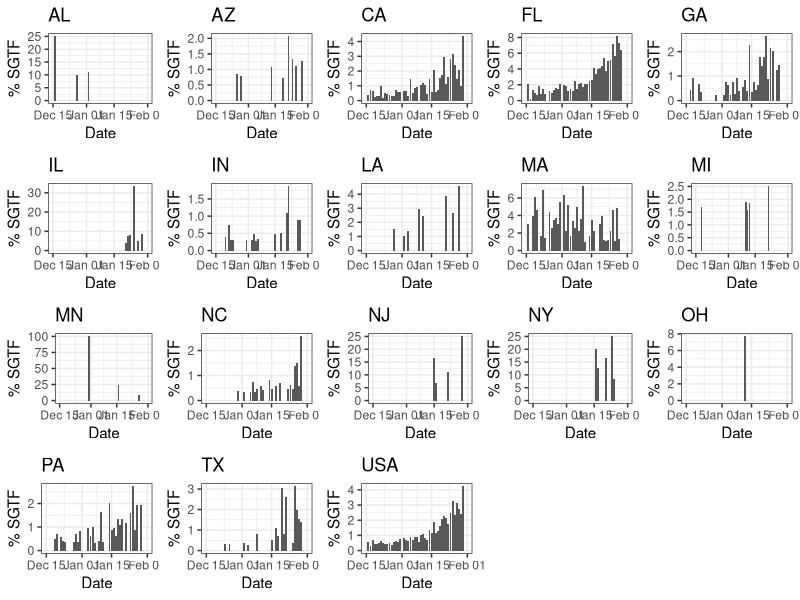
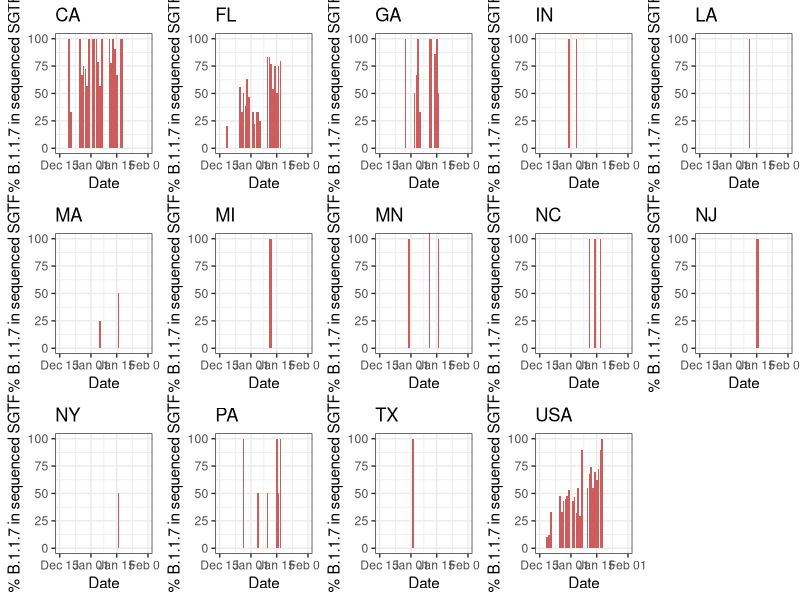

These figures' R source, in order: (Note: this script raises an error after producing the figures.)
library(tidyverse)
library(lubridate)
library(zoo)
library(gridExtra)
library(sf)

## Combine sequencing and testing data
helix_b117 <- read_tsv("../data/covid_baseline_for_b117_paper.20210127_update.txt") %>%
    select(state, collection_date, n_b117, n_sgtf_seq)

helix_sgtf <- read_tsv("../data/covid_baseline_for_b117_paper.20210201_klados20211029_phyloseq.txt") %>%
    select(state, collection_date, n, n_sgtf)

helix_metadata <- left_join(helix_sgtf, helix_b117, by=c("state", "collection_date"))


tmp <- helix_metadata %>%
    group_by(collection_date) %>%
    summarise(n_sgtf = sum(n_sgtf), n = sum(n)) %>%
    mutate(state = "USA")

tmp <- bind_rows(tmp, helix_metadata)
states_gt_500 <- tmp %>% group_by(state) %>% summarise(n = sum(n), n_sgtf = sum(n_sgtf)) %>% filter(n > 500 & n_sgtf > 0) %>% select(state) %>% as_vector()

p <- tmp %>%
    mutate(
        sgtf_pct = (n_sgtf/n) * 100
    ) %>%
    filter(state %in% states_gt_500) %>%
    group_by(state) %>%
    group_map(~{
        .x %>%
            ggplot(aes(collection_date, sgtf_pct)) + geom_col() + theme_bw() + ggtitle(.y) + ylab("% SGTF") + xlab("Date") +
            scale_x_date(limits=c(as.Date("2020-12-15"), as.Date("2021-02-01")))
    })
pdf("../plots/sgtf_drop_all_states.pdf", w = 15, h =12)
do.call("grid.arrange", c(p, ncol=5))
dev.off()

tmp <- helix_metadata %>%
    group_by(collection_date) %>%
    summarise(n_b117 = sum(n_b117, na.rm=TRUE), n_sgtf_seq = sum(n_sgtf_seq, na.rm=TRUE), n =sum(n, na.rm=TRUE)) %>%
    mutate(state = "USA")

tmp <- bind_rows(tmp, helix_metadata)
states_gt_500 <- tmp %>% group_by(state) %>% summarise(n = sum(n, na.rm=TRUE), n_sgtf_seq = sum(n_sgtf_seq, na.rm=TRUE), n_b117 = sum(n_b117, na.rm=TRUE)) %>% filter(n > 500 & n_sgtf_seq > 0 & n_b117 > 0) %>% select(state) %>% as_vector()

p <- tmp %>%
    mutate(
        b117_sgtf_pct = (n_b117/n_sgtf_seq) * 100
    ) %>%
    filter(state %in% states_gt_500) %>%
    group_by(state) %>%
    group_map(~{
        .x %>%
            ggplot(aes(collection_date, b117_sgtf_pct)) + geom_col(fill="indianred") + theme_bw() + ylab("% B.1.1.7 in sequenced SGTF") + xlab("Date") + ggtitle(.y) +             scale_x_date(limits=c(as.Date("2020-12-15"), as.Date("2021-02-01"))) + scale_y_continuous(limits=c(0,100))
    })
pdf("../plots/b117_sgtf_pct.pdf", w = 15, h =12)
do.call("grid.arrange", c(p, ncol=5))
dev.off()

## Calculate rolling means
helix_metadata_rolling_avg <- helix_metadata %>%
    filter(state %in% c("CA", "FL", "GA")) %>%
    group_by(state) %>%
    group_modify(~{
        tmp <- .x
        last_date <- .x %>% filter(n_b117 > 0) %>% tail(n = 1) %>% select(collection_date) %>% first()
        first_date <- .x %>% filter(n_b117 > 0) %>% head(n = 1) %>% select(collection_date) %>% first()
        avg_last_5day_b117_seq_pct = tmp %>% filter(n_b117 > 0 & n_sgtf_seq > 0) %>% filter(collection_date >= last_date - 5) %>% summarise(b117_sgtf_pct = mean(n_b117/n_sgtf_seq)) %>% select(b117_sgtf_pct) %>% last() #Averge of last 5 days of B117
        tmp <- tmp %>%
            mutate(
                n_b117 = ifelse(collection_date > last_date, NA, n_b117)
            )
        tmp <- tmp %>%
            mutate(
                type = ifelse(is.na(n_b117), "extrapolated", "data"),
                b117_est_pct_raw = ifelse(!is.na(n_b117), (n_b117/n_sgtf_seq) * (n_sgtf/n), avg_last_5day_b117_seq_pct * (n_sgtf/n))
            )
        tmp %>%
            filter(!is.na(b117_est_pct_raw)) %>%
            group_by(collection_date) %>%
            group_modify(~{
                tmp_date <- .x
                rolling_values <- tmp %>%
                    filter(collection_date >= .y - 2 & collection_date <= .y + 2) %>%
                    summarise(
                        b117_est_pct = mean(b117_est_pct_raw, na.rm=TRUE)
                    )
                tmp_date %>%
                    mutate(
                        b117_est_pct = rolling_values$b117_est_pct
                    )
            })
    })

## Plot rolling means
rm_ca_p <- helix_metadata_rolling_avg %>%
    filter(state == "CA") %>%
    ggplot() +
    geom_col(aes(collection_date, b117_est_pct_raw, fill = type)) +
    geom_line(aes(collection_date, b117_est_pct)) +
    geom_point(aes(collection_date, b117_est_pct)) +
    theme_bw() +
    scale_y_continuous(limits = c(0, 0.06), name="Proportion of B117 cases") + xlab("Days") +
    scale_x_date(limits=c(as.Date("2020-12-15"), as.Date("2021-02-01")))

rm_fl_p <- helix_metadata_rolling_avg %>%
    filter(state == "FL") %>%
    ggplot() +
    geom_col(aes(collection_date, b117_est_pct_raw, fill = type)) +
    geom_line(aes(collection_date, b117_est_pct)) +
    geom_point(aes(collection_date, b117_est_pct)) +
    theme_bw() +
    scale_y_continuous(limits = c(0, 0.06), name="Proportion of B117 cases") + xlab("Days") +
    scale_x_date(limits=c(as.Date("2020-12-15"), as.Date("2021-02-01")))

## USA
## Calculate rolling means
helix_metadata_us <- helix_metadata %>%
    group_by(collection_date) %>%
    summarise(n_b117 = sum(n_b117), n_sgtf_seq = sum(n_sgtf_seq), n_sgtf = sum(n_sgtf), n = sum(n))

last_date <- helix_metadata_us %>% filter(n_b117 > 0) %>% tail(n = 1) %>% select(collection_date)
first_date <- helix_metadata_us %>% filter(n_b117 > 0) %>% head(n = 1) %>% select(collection_date)
avg_last_5day_b117_seq_pct = helix_metadata_us %>% filter(n_b117 > 0 & n_sgtf_seq > 0) %>% filter(collection_date >= last_date - 5) %>% summarise(b117_sgtf_pct = mean(n_b117/n_sgtf_seq)) %>% select(b117_sgtf_pct) %>% last() #Averge of last 5 days of B117

helix_metadata_us <- helix_metadata_us %>%
    mutate(
        n_b117 = ifelse(collection_date > last_date, NA, n_b117)
    )

helix_metadata_us <- helix_metadata_us %>%
    mutate(
        type = ifelse(is.na(n_b117), "extrapolated", "data"),
        b117_est_pct_raw = ifelse(!is.na(n_b117), (n_b117/n_sgtf_seq) * (n_sgtf/n), avg_last_5day_b117_seq_pct * (n_sgtf/n))
    )
helix_metadata_us_rolling_avg <- helix_metadata_us %>%
    filter(!is.na(b117_est_pct_raw)) %>%
    group_by(collection_date) %>%
    group_modify(~{
        tmp_date <- .x
        rolling_values <- helix_metadata_us %>%
            filter(collection_date >= .y - 2 & collection_date <= .y + 2) %>%
            summarise(
                b117_est_pct = mean(b117_est_pct_raw, na.rm=TRUE)
            )

        tmp_date %>%
                    mutate(
                        b117_est_pct = rolling_values$b117_est_pct
                    )
    })



## Plot rolling means
rm_usa_p <- helix_metadata_us_rolling_avg %>%
    ggplot() +
    geom_col(aes(collection_date, b117_est_pct_raw, fill = type)) +
    geom_line(aes(collection_date, b117_est_pct)) +
    geom_point(aes(collection_date, b117_est_pct)) +
    theme_bw() +
    scale_y_continuous(limits = c(0, 0.06), name="Proportion of B117 cases") + xlab("Days") +
    scale_x_date(limits=c(as.Date("2020-12-15"), as.Date("2021-02-01")))

svg("../plots/b117_rolling_mean.svg", w= 15, h = 5)
grid.arrange(rm_usa_p, rm_fl_p, rm_ca_p, ncol = 3, nrow =1)
dev.off()

helix_metadata_us_rolling_avg_pct %>%
    select(b117_sgtf_pct, sgtf_pct, b117_est_pct, collection_date) %>%
    gather(key, val, -collection_date) %>%
    ggplot(aes(collection_date, val, fill = key)) + geom_line() + geom_col() + facet_grid(key ~ ., scales="free") + theme_bw()
ggsave("../plots/pct_from_rolling_mean_usa.pdf", w = 10, h =10)

## Fit NLS
fit_plot_logistic_growth <- function(df, name){
    tmp <- df %>%
        arrange(collection_date)
    first_date <- tmp %>%
        filter(b117_est_pct > 0) %>%
        arrange(collection_date) %>%
        ungroup()  %>%
        select(collection_date) %>%
        head(n = 1) %>%
        first()
    ## x0 <- tmp %>%
    ##     filter(b117_est_pct > 0) %>%
    ##     arrange(collection_date) %>%
    ##     ungroup()  %>%
    ##     select(b117_est_pct) %>%
    ##     head(n = 1) %>%
    ##     first()
    tmp <- tmp %>%
        filter(collection_date >= first_date)
    tmp$ndays = (tmp$collection_date - tmp$collection_date[1]) %>% as.integer()
    fit <- nls(b117_est_pct ~ 1/(1+(((1/x0) - 1) * exp( -1 * r * ndays))), data = tmp, start=list(r = 0.08, x0 = 0.001))
    tmp_newdata <- data.frame(ndays = seq(0,300), collection_date = first_date + seq(0,300))
    tmp_newdata$predicted = predict(fit, newdata = tmp_newdata)
    above_50_date <- tmp_newdata %>% filter(predicted >= 0.5)  %>% select(collection_date) %>% first() %>% first()
    serial_interval <- c(5,6.5)
    print(coef(fit))
    ggplot() +
        geom_point(data = tmp, aes(collection_date, b117_est_pct, color = type)) +
        geom_line(data = tmp_newdata, aes(collection_date, predicted)) +
        geom_text(data = tmp, x = first_date, y = 1, label = paste0("Logistic growth rate = ", round(coef(fit)[1], 2), " per day"), hjust=0) +
        geom_text(data=tmp, x = first_date, y = 0.9, label = paste0("Increase in transmission = ", paste(paste0(round(serial_interval * coef(fit)[1] *100, 1), "%"), collapse = " - ")), hjust=0) +
        ## geom_text(x = first_date, y = max(tmp$b117_est_pct, na.rm=T), label = paste0("Doubling time ~ 1 week "), hjust=0) +
        geom_text(data = tmp, x = first_date, y = 0.8, label = paste0("Rough doubling time = ", round(log(2)/coef(fit)[1], 2)), hjust=0) +
        geom_text(data = tmp, x = above_50_date, y = 0.1, label = paste0("50% date = ", above_50_date), hjust=0) +
        geom_vline(xintercept = above_50_date, color="red") +
    theme_bw() + scale_x_date(limits=c(as.Date("2020-12-15"), as.Date("2021-02-15")), date_breaks="15 days", date_labels="%b %d") + scale_y_continuous(limits = c(0, 0.06), name="Proportion of B117 cases") + xlab("Days") + ggtitle(name)
}

p1 <- fit_plot_logistic_growth(helix_metadata_us_rolling_avg, "USA")
p2 <- helix_metadata_rolling_avg %>%
    filter(state == "FL") %>%
    fit_plot_logistic_growth("FL")
p4 <- helix_metadata_rolling_avg %>%
    filter(state == "CA") %>%
    fit_plot_logistic_growth("CA")

svg("../plots/fit_b117_rolling_mean_inset.svg", w= 20, h = 5)
## grid.arrange(p1, p2, p3, p4, ncol =2, nrow =2)
grid.arrange(p1, p2, p4, ncol = 3, nrow =1)
dev.off()

## Testing coverage
testing_counts <- helix_sgtf %>% group_by(state) %>% summarise(n = sum(n))
us_map <- st_read("..//geo/US_states.json")
testing_us_map <- left_join(us_map, testing_counts, by=c("state_id" = "state"))
testing_us_centroid <- testing_us_map %>%
    filter(!(state_id %in% c("GU", "PR", "HI", "AK"))) %>%
    st_centroid

testing_us_map %>%
    filter(!(state_id %in% c("GU", "PR", "HI", "AK"))) %>%
    ggplot() +
    geom_sf(fill="#FFFFFF") +
    geom_sf(data = testing_us_centroid, mapping = aes(size = n, fill = n), shape = 21, alpha = 0.6, color = "#333333") +
    scale_size_continuous(range = c(1, 20), breaks = c(10, 100, 1000, 10000, 50000), trans="log") +
    scale_fill_distiller(trans="log", palette="YlGnBu", breaks = c(10, 100, 1000, 10000, 50000), direction = 1) +
    guides(fill=guide_legend(), size = guide_legend()) +
    coord_sf(crs = "+proj=aea +lat_1=25 +lat_2=50 +lon_0=-100") +
    theme_void()

ggsave("../plots/testing_coverage_bubble.svg", w= 10, h = 7.5)

testing_us_map %>%
    filter(!(state_id %in% c("GU", "PR", "HI", "AK"))) %>%
    ggplot() +
    geom_sf(aes(fill=n)) +
    scale_fill_distiller(trans="log", palette="YlGnBu", breaks = c(10, 100, 1000, 10000, 100000), direction = 1) +
    coord_sf(crs = "+proj=aea +lat_1=25 +lat_2=50 +lon_0=-100") +
    theme_void()

ggsave("../plots/testing_coverage.svg", w= 10, h = 7.5)
